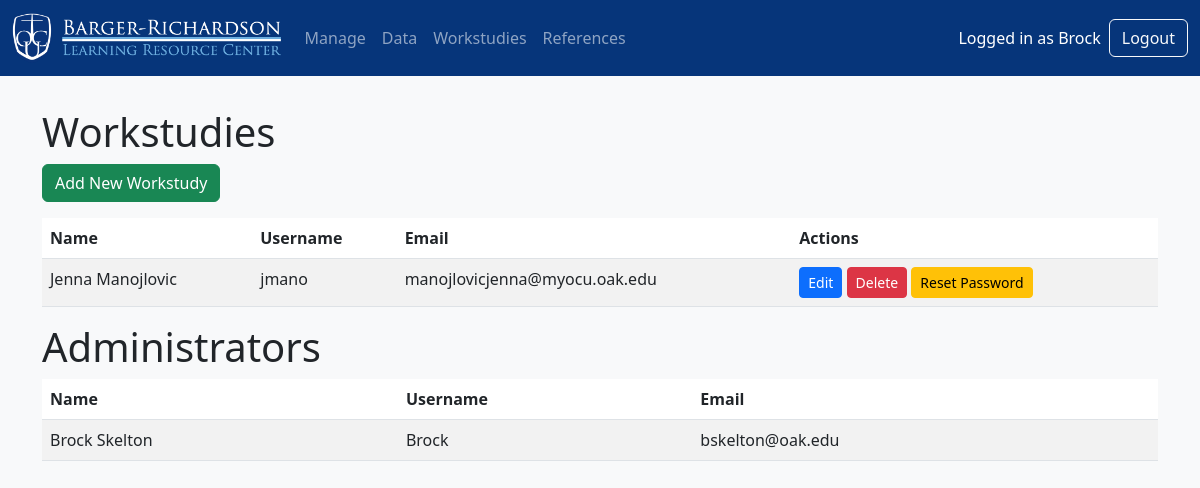
/workstudies/ (signed in), run on the app's committed database.
### users/models.py (models this page shows, shortened)
class CustomUser(AbstractUser):
    is_workstudy = models.BooleanField(default=False)
    default_password_used = models.BooleanField(default=True)
    REQUIRED_FIELDS = ['email', 'first_name', 'last_name']  # Required for createsuperuser

### users/views.py (the view)
# urls.py: path('workstudies/', views.workstudy_list, name='workstudy_list'),
@admin_required
def workstudy_list(request):
    workstudies = User.objects.filter(is_workstudy=True, is_superuser = False)
    admins = User.objects.filter(is_superuser = True)
    return render(request, 'users/workstudy_list.html', {
        'workstudies': workstudies,
        'admins': admins
        })

### users/templates/users/workstudy_list.html (shortened to what this page needs)
{% extends 'base.html' %}
{% block content %}
<h1>Workstudies</h1>
<a href="{% url 'users:workstudy_add' %}" class="btn btn-success mb-3">Add New Workstudy</a>
<table class="table table-striped">
    <thead>
        <tr>
            <th>Name</th>
            <th>Username</th>
            <th>Email</th>
            <th>Actions</th>
        </tr>
    </thead>
    <tbody>
        {% for user in workstudies %}
        <tr>
            <td>{{ user.first_name }} {{ user.last_name }}</td>
            <td>{{ user.username }}</td>
            <td>{{ user.email }}</td>
            <td>
                <a href="{% url 'users:workstudy_edit' user.pk %}" class="btn btn-primary btn-sm">Edit</a>
                <form action="{% url 'users:workstudy_delete' user.pk %}" method="post" style="display:inline;">
                    <button type="submit" class="btn btn-danger btn-sm">Delete</button>
                </form>
                <a href="{% url 'users:workstudy_reset_password' user.pk %}" class="btn btn-warning btn-sm">Reset Password</a>
            </td>
        </tr>
        {% empty %}
        <tr><td colspan="4">No workstudies found.</td></tr>
        {% endfor %}
    </tbody>
</table>
<h1>Administrators</h1>
<table class="table table-striped">
    <thead>
        <tr>
            <th>Name</th>
            <th>Username</th>
            <th>Email</th>
        </tr>
    </thead>
    <tbody>
        {% for user in admins %}
        <tr>
            <td>{{ user.first_name }} {{ user.last_name }}</td>
            <td>{{ user.username }}</td>
            <td>{{ user.email }}</td>
        </tr>
        {% empty %}
        <tr><td colspan="4">No admins found. (concerningly...)</td></tr>
        {% endfor %}
    </tbody>
</table>
{% endblock %}

### templates/base.html (shortened to what this page needs)
{% load static %}
<!DOCTYPE html>
<html lang="en">
<head>
    <link rel="stylesheet" href="https://cdn.jsdelivr.net/npm/bootstrap@5.3.0/dist/css/bootstrap.min.css">
    <link rel="stylesheet" href="{% static 'css/style.css' %}"
</head>
<body style="padding: 0;">
    <nav class="navbar navbar-expand-lg navbar-dark bg-dark">
        <div class="container-fluid">
            <a class="navbar-brand" href="{% url 'sign_in:home' %}"><img src="{% static 'images/library_logo.png' %}" class="img-fluid" style="height: 50px;"></a>
            <div class="collapse navbar-collapse">
                <ul class="navbar-nav me-auto mb-2 mb-lg-0">
                    {% if user.is_superuser %}
                        <li class="nav-item">
                            <a class="nav-link" href="{% url 'sign_in:manage' %}">Manage</a>
                        </li>
                        <li class="nav-item">
                            <a class="nav-link" href="{% url 'dashboard:data' %}">Data</a>
                        </li>
                        <li class="nav-item">
                            <a class="nav-link" href="{% url 'users:workstudy_list' %}">Workstudies</a>
                        </li>
                        <li class="nav-item">
                            <a class="nav-link" href="{% url 'reports:reference_list' %}">References</a>
                        </li>
                    {% endif %}
                </ul>
                {% if user.is_authenticated %}
                    <span class="navbar-text text-white me-2">
                        Logged in as {{ user.first_name }}
                    </span>
                    <a class="btn btn-outline-light" href="{% url 'users:logout' %}">Logout</a>
                {% else %}
                    <a class="btn btn-outline-light" href="{% url 'users:login' %}">Employee Login</a>
                {% endif %}
            </div>
        </div>
    </nav>
    <div class="container">
        {% block content %}
        {% endblock %}
    </div>
</body>
</html>

### static/css/style.css (style rules this page uses)
body { padding: 2rem; background-color: #f8f9fa; }
.navbar { margin-bottom: 2rem; }
.bg-dark { --bs-bg-opacity: 1; background-color: #06357A !important; }

### data on the page
CustomUser: first_name "Brock", last_name "Skelton", username "Brock", email "bskelton@oak.edu"
CustomUser: first_name "Jenna", last_name "Manojlovic", username "jmano", email "manojlovicjenna@myocu.oak.edu"
